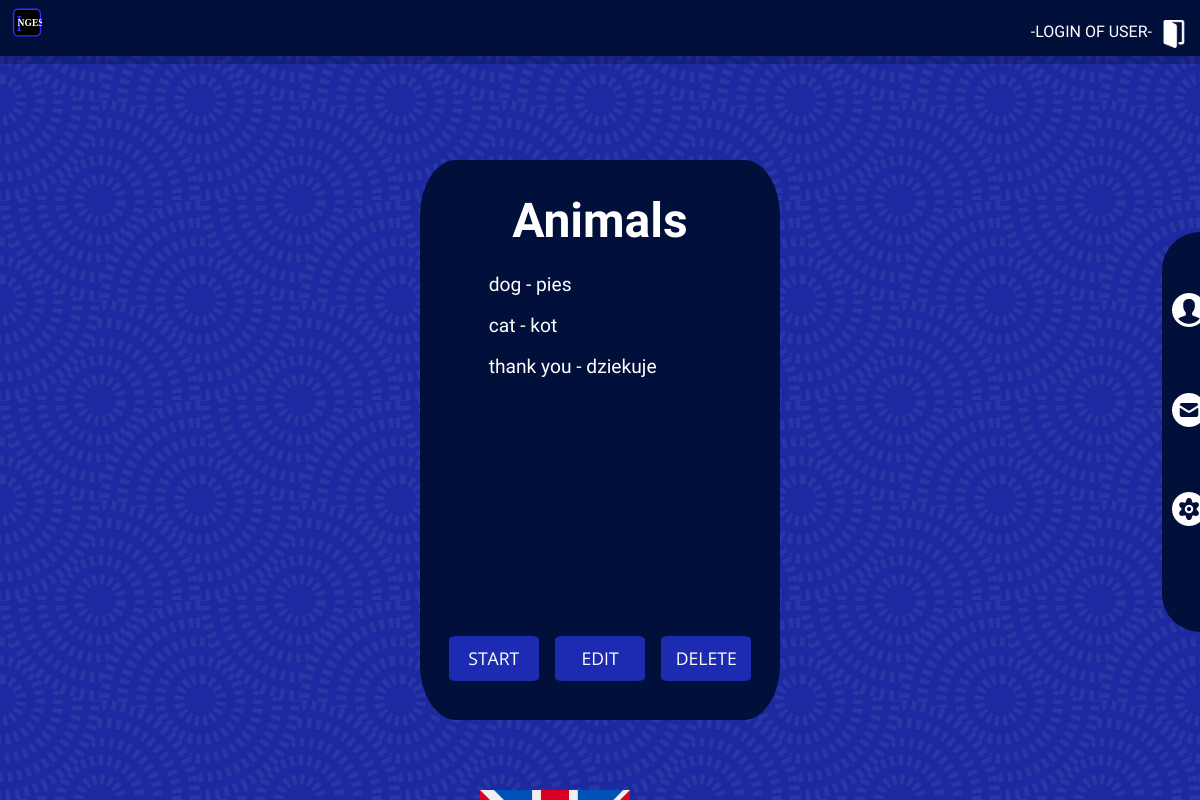
/set/1/, run on an earlier commit of the app's database.
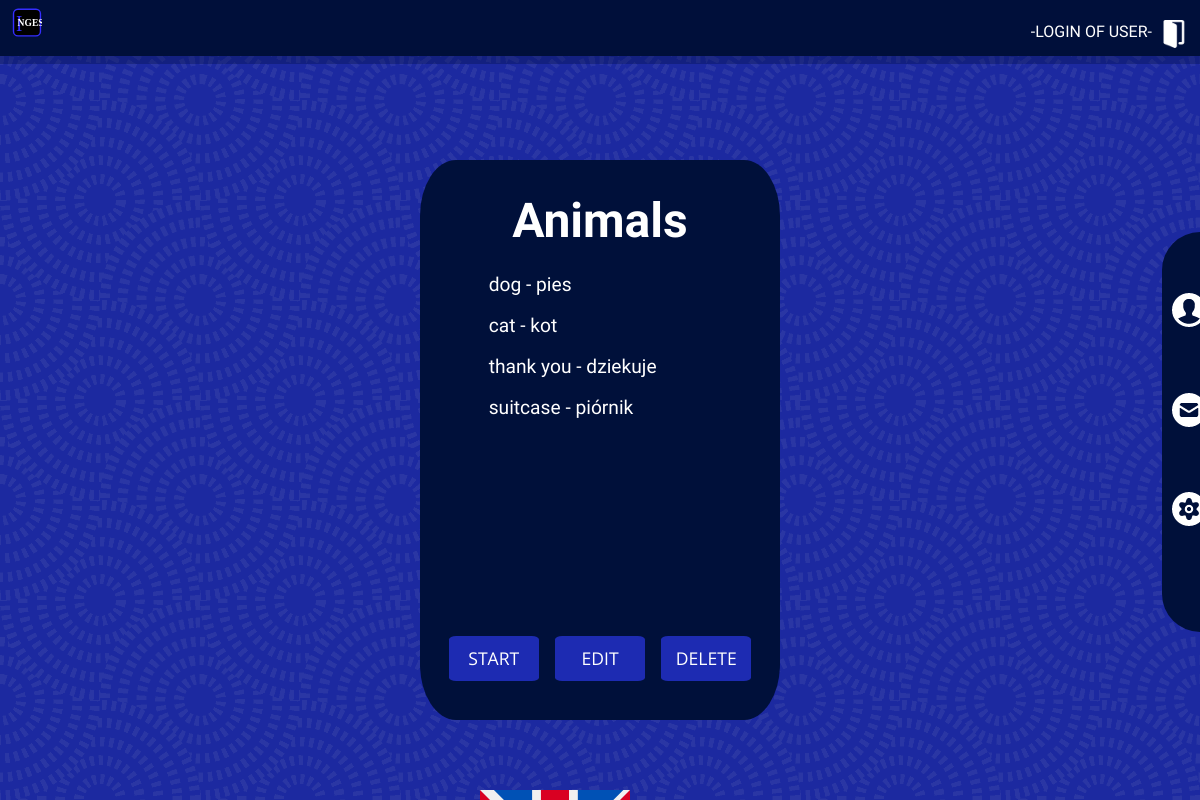
And on a later commit of the database.
### words_manager/models.py (models this page shows)
class Set(models.Model):
    name = models.CharField(max_length=30)
    date_added = models.DateTimeField(auto_now_add=True)
    def __str__(self):
        return self.name

class Word(models.Model):
    set_FK = models.ForeignKey(Set, on_delete=models.CASCADE)
    ''' --- Memobox Legend ---
            0       is not already learning
            1 - 5   is in memobex
            6       words have learned
    '''
    memobox = models.IntegerField(default=1)
    foreign_word = models.CharField(max_length=30)
    native_word = models.CharField(max_length=30)
    native_word_other = models.TextField(blank=True, default='')
    foreign_example = models.TextField(blank=True, default='')
    native_example = models.TextField(blank=True, default='')
    def __str__(self):
        return self.foreign_word

### words_manager/views.py (the view)
# urls.py: path('<int:set_id>/', views.set_display, name='set_display'),
def set_display(request, set_id):
    spec_set = get_object_or_404(Set, pk=set_id)
    words = spec_set.word_set.all()
    context = {'set': spec_set, 'words': words}
    return render(request, 'words_manager/set_display.html', context)

### words_manager/templates/words_manager/set_display.html
{% extends "words_manager/base.html" %}
{% load static %}
{% block head %}
    <link rel="stylesheet" href="{% static 'words_manager/css/set_display.css' %}" type="text/css"/>
{% endblock head %}
{% block content %}
    <div id="specific_set_content">
        <section>
        <div id="specific_set_rectangle">
            <header>
                <h1 id="specific_set_title_row_h1">{{set}}</h1>
            </header>
            <article>
            <div id="words_list">
                <ul id="words_list_ul">
                    {% for word in words %}
                        <li class="specific_set_list_li">{{ word }} - {{ word.native_word }}</li>
                    {% empty %}
                        <li class="specific_set_list_li">Set {{ set }} is empty</li>
                    {% endfor %}
                </ul>
            </div>
            </article>
            <article>
                <button id="start_button">START</button>
                <a href="{% url 'words_manager:set_edit' set.id %}"><button id="edit_button">EDIT</button></a>
                <button id="delete_button">DELETE</button>
            </article>
        </div>
        </section>
    </div>
{% endblock content %}

### words_manager/templates/words_manager/base.html (shortened to what this page needs)
{% load static %}
<!DOCTYPE html>
<html lang="en">
<head>
    <link href="{% static 'words_manager/css/base.css' %} " rel="stylesheet" type="text/css"/>
    <link href="{% static 'words_manager/css/animation.css' %} " rel="stylesheet" type="text/css"/>
    {% block head %}
    {% endblock head %}
</head >
<body>
<div class="area">
    <ul class="circles">
        <li></li>
    </ul>
</div>
<nav>
<div id="navigation_bar">
    <a href="{% url 'words_manager:sets_display' %}"><img src="{% static 'words_manager/images/ingest.svg' %}" id="logo" alt="app logo"></a>
    <p id="user_name">-LOGIN OF USER-</p>
    <img src="{% static 'words_manager/icons/user_panel_navigation_bar_icons/logout_icon.png' %}" id="logout_icon">
</div>
<div id="navigation_bar_border"></div>
</nav>
<aside>
<div class="side_bar">
    <img src="{% static 'words_manager/icons/side_bar_icons/user_icon.png' %}" class="user_icon">
    <img src="{% static 'words_manager/icons/side_bar_icons/email_icon.png' %}" class="user_icon">
    <img src="{% static 'words_manager/icons/side_bar_icons/settings_icon.png' %}" class="user_icon">
</div>
</aside>
<main>
{% block content %}
{% endblock content %}
</main>
</body>
</html>

### words_manager/static/words_manager/css/base.css (style rules this page uses)
* { margin: 0px; padding: 0px; }
html { scroll-behavior: smooth; }
body { font-family: 'Exo', sans-serif; height: 100%; width: 100%; overflow-y: hidden; }
.side_bar { position: absolute; height: 50%; top: 29%; right: 0%; width: 3.2%; background-color: #00103a; border-radius: 40px 0px 0px 40px; }
.user_icon { margin-left: 26%; margin-top: 160%; }
#navigation_bar { width: 100%; position: absolute; top: 0%; height: 7%; background-color: #00103a; }
#logo { position: absolute; left: 1%; top: 1%; width: 2.5%; z-index: 2; }
#logout_icon { position: absolute; right: 1%; top: 35%; z-index: 2; }
#user_name { position: absolute; right: 4%; top: 40%; z-index: 2; color: white; font-size: 1em; }
#navigation_bar_border { width: 100%; position: absolute; top: 0%; height: 8%; background-color: #00103a; opacity: 0.3; }

### words_manager/static/words_manager/css/animation.css (style rules this page uses)
.area { background-color: #1c29a0; background-image: url(../background_patterns/swirl.png); width: 100%; height: 100vh }
.circles { position: absolute; top: 0; left: 0; width: 100%; height: 100%; overflow: hidden }
.circles li { position: absolute; display: block; list-style: none; width: 20px; height: 20px; background: rgba(255, 255, 255, 0.2); -webkit-animation: animate 25s linear infinite; animation: animate 25s linear infinite; bottom: -150px }
.circles li:nth-child(4) { background-image: url(../flags/uk.png); margin-bottom: 10px; left: 40%; width: 150px; height: 150px; -webkit-animation-delay: 0; animation-delay: 0; -webkit-animation-duration: 10s; animation-duration: 10s }

### words_manager/static/words_manager/css/set_display.css (style rules this page uses)
#specific_set_rectangle { position: absolute; top: 20%; width: 30%; height: 70%; margin-left: 35%; border-radius: 10%; background-color: #00103a; }
#specific_set_title_row_h1 { margin-top: 5%; text-align: center; color: white; font-size: 3em; line-height: 180%; }
#words_list { height: 60%; width: 82.5%; margin-left: 10%; }
#words_list_ul { text-decoration: none; list-style-type: none; overflow-y: scroll; height: 100%; }
.specific_set_list_li { text-align: left; margin-left: 8%; font-size: 1.2em; padding: 3%; color: white; }
#start_button { position: absolute; bottom: 7%; left: 8%; width: 25%; height: 8%; background-color: #1d2bb2; border-radius: 8%; border: 0px; color: white; font-size: 1.1em; font-family: 'Open Sans', sans-serif; }
#edit_button { position: absolute; bottom: 7%; left: 37.5%; width: 25%; height: 8%; background-color: #1d2bb2; border-radius: 8%; border: 0px; color: white; font-size: 1.1em; font-family: 'Open Sans', sans-serif; }
#delete_button { position: absolute; bottom: 7%; right: 8%; width: 25%; height: 8%; background-color: #1d2bb2; border-radius: 8%; border: 0px; color: white; font-size: 1.1em; font-family: 'Open Sans', sans-serif; }

What changed in the data, as far as the page shows it:
added Word: foreign_word "suitcase", native_word "piórnik"
